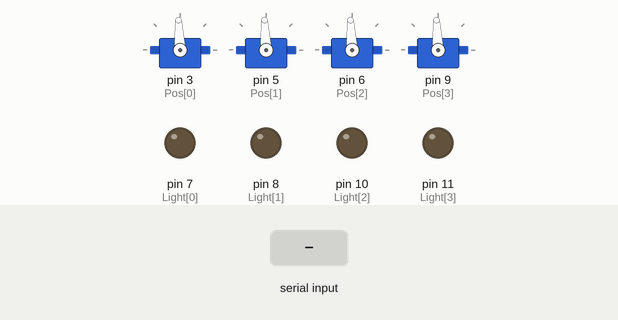
A sketch run on a simulated Arduino Uno, built with avr-gcc and run on an emulated ATmega328P. Parts: 4 × servo, output pins drawn as LEDs (lit = HIGH). Inputs (shaded band) come from the test bench.

Above: at 3.2 s.
3.3 s: ":\n" received over Serial
At 4.1 s:
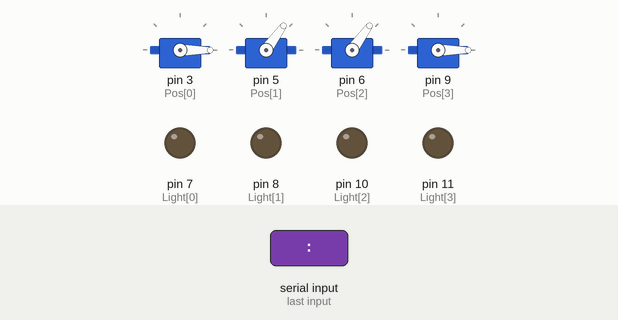
Timing chart, 0 to 6.3 s (numbered marks = the images above; inputs shaded):
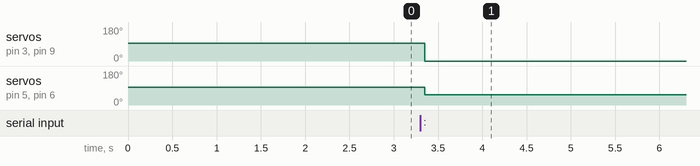

The sketch:

Serial_reading_Motor.ino
```cpp
#include <Servo.h>

Servo Motor[4];
int Pos[4]={3,5,6,9};
int Light[4]={7,8,10,11};
int Mot[4]={1100,1100,1100};

void setup() {
  // put your setup code here, to run once:
  Serial.begin(9600);
  for(int i=0;i<4;i++){
    Motor[i].attach(Pos[i]);
  }
  for(int i=0;i<4;i++){
    Motor[i].writeMicroseconds(1500);
  }
  delay(2000);
  pinMode(10, OUTPUT);
  pinMode(11, OUTPUT);
  pinMode(7, OUTPUT);
  pinMode(8, OUTPUT);
  Serial.setTimeout(50);
}

void setMotor(){
  for(int i=0;i<4;i++){
    Motor[i].writeMicroseconds(Mot[i]);
    if(Mot[i]>1520){
      digitalWrite(Light[i],HIGH);
    }else{
      digitalWrite(Light[i],LOW);
    }
  }
}
void stopAll(){
  for(int i=0;i<4;i++){
    Motor[i].writeMicroseconds(1100);
  }
}
float rate=5;
void loop() {
  while(Serial.available()){
    String prnt=Serial.readStringUntil('/n');
    String thisStr="";
    int ind=0;
    for(int i=0;i<prnt.length();i++){
      if(prnt.charAt(i)==':'){
        Mot[ind]=thisStr.toInt();
        thisStr="";
        ind++;
      }else{
        thisStr.concat(prnt.charAt(i));
      }
    }
    setMotor();
    //delay(1000/rate);
    Serial.flush();
  }
  //dimAll();
}
```

Measured:
- after the input at 3.3 s, servo on pin 3 (Pos[0]), servo on pin 9 (Pos[3]): 93° → 0° after 0.05 s; servo on pin 5 (Pos[1]), servo on pin 6 (Pos[2]): 93° → 54° after 0.05 s
